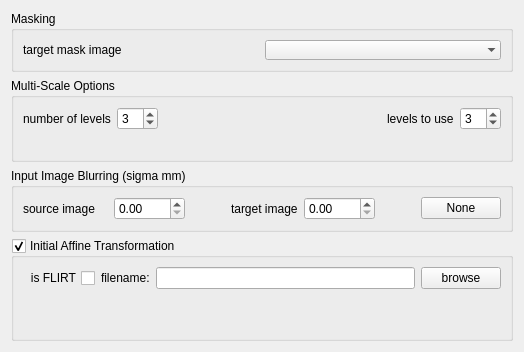
     <widget class="QWidget" name="tabWidgetPage2">
      <attribute name="title">
       <string>Common</string>
      </attribute>
      <layout class="QVBoxLayout" name="verticalLayout_7">
       <item>
        <widget class="QGroupBox" name="groupBox">
         <property name="title">
          <string>Masking</string>
         </property>
         <layout class="QVBoxLayout" name="verticalLayout_16">
          <item>
           <layout class="QHBoxLayout" name="horizontalLayout_9">
            <property name="bottomMargin">
             <number>0</number>
            </property>
            <item>
             <widget class="QLabel" name="m_TargetMaskImageLabel">
              <property name="whatsThis">
               <string extracomment="A binary mask which defines the region in the target image to which the source image will be registered. Any voxels outside of this region will not be used in the calculation of the cost function."/>
              </property>
              <property name="text">
               <string>target mask image</string>
              </property>
             </widget>
            </item>
            <item>
             <widget class="QComboBox" name="m_TargetMaskImageComboBox">
              <property name="whatsThis">
               <string extracomment="A binary mask which defines the region in the target image to which the source image will be registered. Any voxels outside of this region will not be used in the calculation of the cost function."/>
              </property>
              <property name="frame">
               <bool>false</bool>
              </property>
             </widget>
            </item>
           </layout>
          </item>
         </layout>
        </widget>
       </item>
       <item>
        <widget class="QGroupBox" name="m_IterationsGroupBox">
         <property name="title">
          <string>Multi-Scale Options</string>
         </property>
         <layout class="QVBoxLayout" name="verticalLayout_17">
          <item>
           <layout class="QGridLayout" name="gridLayout_15">
            <property name="bottomMargin">
             <number>20</number>
            </property>
            <item row="0" column="0">
             <widget class="QLabel" name="m_NumberOfLevelsLabel">
              <property name="text">
               <string>number of levels</string>
              </property>
             </widget>
            </item>
            <item row="0" column="1">
             <widget class="QSpinBox" name="m_NumberOfLevelsSpinBox">
              <property name="minimum">
               <number>1</number>
              </property>
              <property name="maximum">
               <number>10</number>
              </property>
              <property name="value">
               <number>3</number>
              </property>
             </widget>
            </item>
            <item row="0" column="2">
             <spacer name="horizontalSpacer_6">
              <property name="orientation">
               <enum>Qt::Horizontal</enum>
              </property>
              <property name="sizeHint" stdset="0">
               <size>
                <width>40</width>
                <height>20</height>
               </size>
              </property>
             </spacer>
            </item>
            <item row="0" column="3">
             <widget class="QLabel" name="m_LevelsToPerformLabel">
              <property name="text">
               <string>levels to use</string>
              </property>
             </widget>
            </item>
            <item row="0" column="4">
             <widget class="QSpinBox" name="m_LevelsToPerformSpinBox">
              <property name="minimum">
               <number>1</number>
              </property>
              <property name="maximum">
               <number>10</number>
              </property>
              <property name="value">
               <number>3</number>
              </property>
             </widget>
            </item>
           </layout>
          </item>
         </layout>
        </widget>
       </item>
       <item>
        <widget class="QGroupBox" name="m_InputImageOptionsGroupBox">
         <property name="title">
          <string>Input Image Blurring (sigma mm)</string>
         </property>
         <layout class="QVBoxLayout" name="verticalLayout_18">
          <item>
           <layout class="QHBoxLayout" name="horizontalLayout_7">
            <property name="bottomMargin">
             <number>0</number>
            </property>
            <item>
             <widget class="QLabel" name="m_SmoothSourceImageLabel">
              <property name="text">
               <string>source image</string>
              </property>
             </widget>
            </item>
            <item>
             <widget class="QLabel" name="label_2">
              <property name="text">
               <string/>
              </property>
             </widget>
            </item>
            <item>
             <widget class="QDoubleSpinBox" name="m_SmoothSourceImageDoubleSpinBox">
              <property name="minimum">
               <double>0.000000000000000</double>
              </property>
              <property name="maximum">
               <double>1000.000000000000000</double>
              </property>
             </widget>
            </item>
            <item>
             <spacer name="horizontalSpacer_7">
              <property name="orientation">
               <enum>Qt::Horizontal</enum>
              </property>
              <property name="sizeHint" stdset="0">
               <size>
                <width>40</width>
                <height>20</height>
               </size>
              </property>
             </spacer>
            </item>
            <item>
             <widget class="QLabel" name="m_SmoothTargetImageLabel">
              <property name="text">
               <string>target image</string>
              </property>
             </widget>
            </item>
            <item>
             <widget class="QDoubleSpinBox" name="m_SmoothTargetImageDoubleSpinBox">
              <property name="maximum">
               <double>1000.000000000000000</double>
              </property>
             </widget>
            </item>
            <item>
             <spacer name="horizontalSpacer_9">
              <property name="orientation">
               <enum>Qt::Horizontal</enum>
              </property>
              <property name="sizeHint" stdset="0">
               <size>
                <width>40</width>
                <height>20</height>
               </size>
              </property>
             </spacer>
            </item>
            <item>
             <widget class="QPushButton" name="m_NoSmoothingPushButton">
              <property name="text">
               <string>None</string>
              </property>
             </widget>
            </item>
           </layout>
          </item>
         </layout>
        </widget>
       </item>
       <item>
        <widget class="QGroupBox" name="m_InitialAffineTransformationGroupBox">
         <property name="title">
          <string>Initial Affine Transformation</string>
         </property>
         <property name="checkable">
          <bool>true</bool>
         </property>
         <layout class="QVBoxLayout" name="verticalLayout_19">
          <item>
           <layout class="QHBoxLayout" name="horizontalLayout">
            <item>
             <widget class="QCheckBox" name="m_InputFlirtCheckBox">
              <property name="layoutDirection">
               <enum>Qt::RightToLeft</enum>
              </property>
              <property name="text">
               <string>is FLIRT</string>
              </property>
             </widget>
            </item>
            <item>
             <layout class="QHBoxLayout" name="horizontalLayout_2">
              <property name="bottomMargin">
               <number>0</number>
              </property>
              <item>
               <widget class="QLabel" name="m_InputAffineFileNameLabel">
                <property name="layoutDirection">
                 <enum>Qt::LeftToRight</enum>
                </property>
                <property name="text">
                 <string>filename:</string>
                </property>
               </widget>
              </item>
              <item>
               <widget class="QLineEdit" name="m_InputAffineFileNameLineEdit">
                <property name="readOnly">
                 <bool>true</bool>
                </property>
               </widget>
              </item>
             </layout>
            </item>
            <item>
             <widget class="QPushButton" name="m_InputAffineBrowsePushButton">
              <property name="text">
               <string>browse</string>
              </property>
              <property name="checkable">
               <bool>false</bool>
              </property>
             </widget>
            </item>
           </layout>
          </item>
          <item>
           <spacer name="verticalSpacer_2">
            <property name="orientation">
             <enum>Qt::Vertical</enum>
            </property>
            <property name="sizeHint" stdset="0">
             <size>
              <width>20</width>
              <height>40</height>
             </size>
            </property>
           </spacer>
          </item>
         </layout>
        </widget>
       </item>
      </layout>
     </widget>
